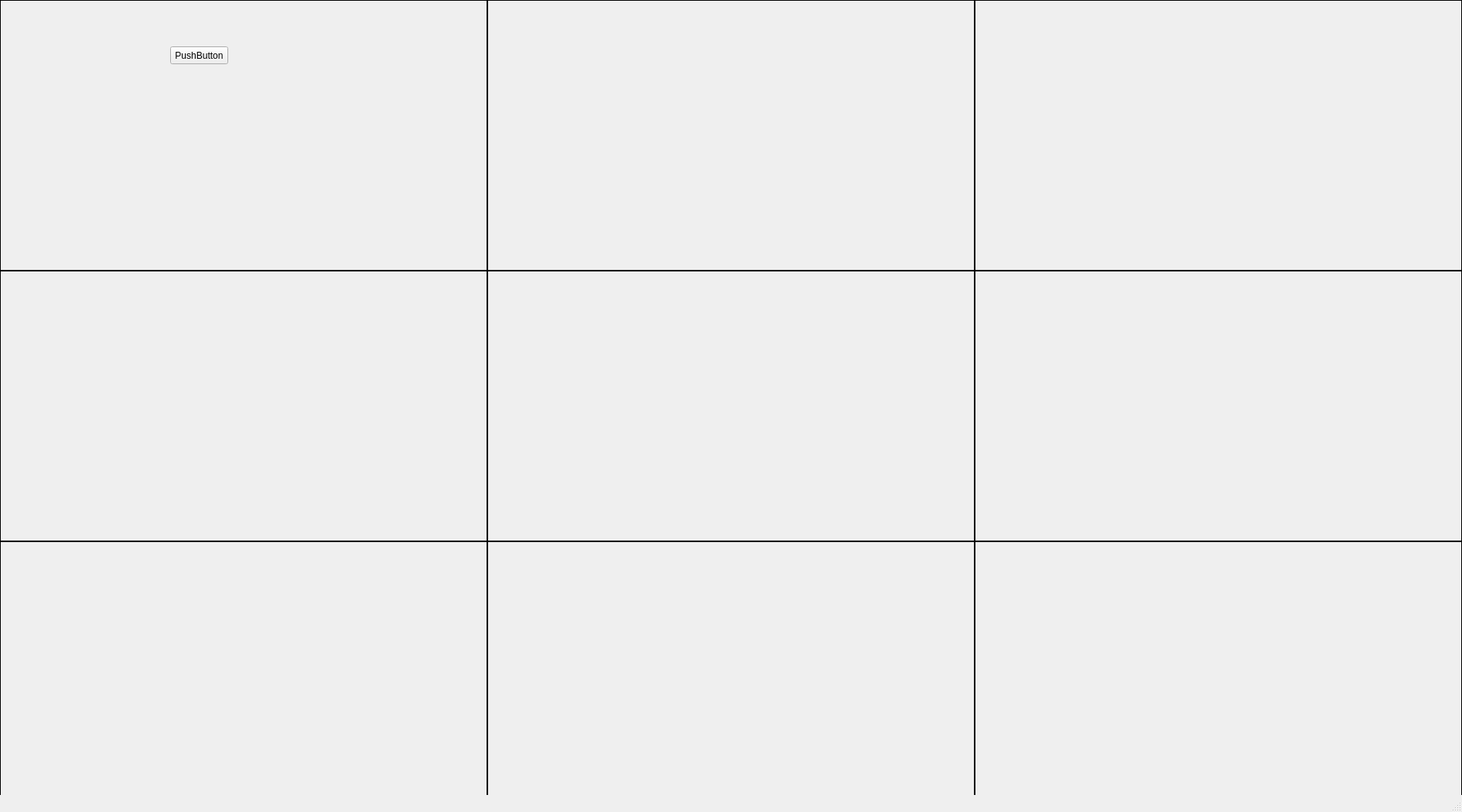
<?xml version="1.0" encoding="UTF-8"?>
<ui version="4.0">
 <class>MainWindow</class>
 <widget class="QMainWindow" name="MainWindow">
  <property name="geometry">
   <rect>
    <x>0</x>
    <y>0</y>
    <width>1890</width>
    <height>1050</height>
   </rect>
  </property>
  <property name="minimumSize">
   <size>
    <width>0</width>
    <height>0</height>
   </size>
  </property>
  <property name="mouseTracking">
   <bool>false</bool>
  </property>
  <property name="windowTitle">
   <string>DOAS PLACEHOLDER TITLE</string>
  </property>
  <widget class="QWidget" name="centralwidget">
   <widget class="QLabel" name="pic1">
    <property name="geometry">
     <rect>
      <x>0</x>
      <y>0</y>
      <width>630</width>
      <height>350</height>
     </rect>
    </property>
    <property name="frameShape">
     <enum>QFrame::Box</enum>
    </property>
    <property name="text">
     <string/>
    </property>
   </widget>
   <widget class="QLabel" name="pic2">
    <property name="geometry">
     <rect>
      <x>630</x>
      <y>0</y>
      <width>630</width>
      <height>350</height>
     </rect>
    </property>
    <property name="frameShape">
     <enum>QFrame::Box</enum>
    </property>
    <property name="text">
     <string/>
    </property>
   </widget>
   <widget class="QLabel" name="pic3">
    <property name="geometry">
     <rect>
      <x>1260</x>
      <y>0</y>
      <width>630</width>
      <height>350</height>
     </rect>
    </property>
    <property name="frameShape">
     <enum>QFrame::Box</enum>
    </property>
    <property name="text">
     <string/>
    </property>
   </widget>
   <widget class="QLabel" name="pic4">
    <property name="geometry">
     <rect>
      <x>0</x>
      <y>350</y>
      <width>630</width>
      <height>350</height>
     </rect>
    </property>
    <property name="frameShape">
     <enum>QFrame::Box</enum>
    </property>
    <property name="text">
     <string/>
    </property>
   </widget>
   <widget class="QLabel" name="pic5">
    <property name="geometry">
     <rect>
      <x>630</x>
      <y>350</y>
      <width>630</width>
      <height>350</height>
     </rect>
    </property>
    <property name="frameShape">
     <enum>QFrame::Box</enum>
    </property>
    <property name="text">
     <string/>
    </property>
   </widget>
   <widget class="QLabel" name="pic6">
    <property name="geometry">
     <rect>
      <x>1260</x>
      <y>350</y>
      <width>630</width>
      <height>350</height>
     </rect>
    </property>
    <property name="frameShape">
     <enum>QFrame::Box</enum>
    </property>
    <property name="text">
     <string/>
    </property>
   </widget>
   <widget class="QLabel" name="pic7">
    <property name="geometry">
     <rect>
      <x>0</x>
      <y>700</y>
      <width>630</width>
      <height>350</height>
     </rect>
    </property>
    <property name="frameShape">
     <enum>QFrame::Box</enum>
    </property>
    <property name="text">
     <string/>
    </property>
   </widget>
   <widget class="QLabel" name="pic8">
    <property name="geometry">
     <rect>
      <x>630</x>
      <y>700</y>
      <width>630</width>
      <height>350</height>
     </rect>
    </property>
    <property name="frameShape">
     <enum>QFrame::Box</enum>
    </property>
    <property name="text">
     <string/>
    </property>
   </widget>
   <widget class="QLabel" name="pic9">
    <property name="geometry">
     <rect>
      <x>1260</x>
      <y>700</y>
      <width>630</width>
      <height>350</height>
     </rect>
    </property>
    <property name="frameShape">
     <enum>QFrame::Box</enum>
    </property>
    <property name="text">
     <string/>
    </property>
   </widget>
   <widget class="QPushButton" name="pushButton">
    <property name="geometry">
     <rect>
      <x>220</x>
      <y>60</y>
      <width>75</width>
      <height>23</height>
     </rect>
    </property>
    <property name="text">
     <string>PushButton</string>
    </property>
   </widget>
  </widget>
  <widget class="QMenuBar" name="menubar">
   <property name="geometry">
    <rect>
     <x>0</x>
     <y>0</y>
     <width>1890</width>
     <height>21</height>
    </rect>
   </property>
  </widget>
  <widget class="QStatusBar" name="statusbar"/>
 </widget>
 <resources/>
 <connections/>
</ui>
